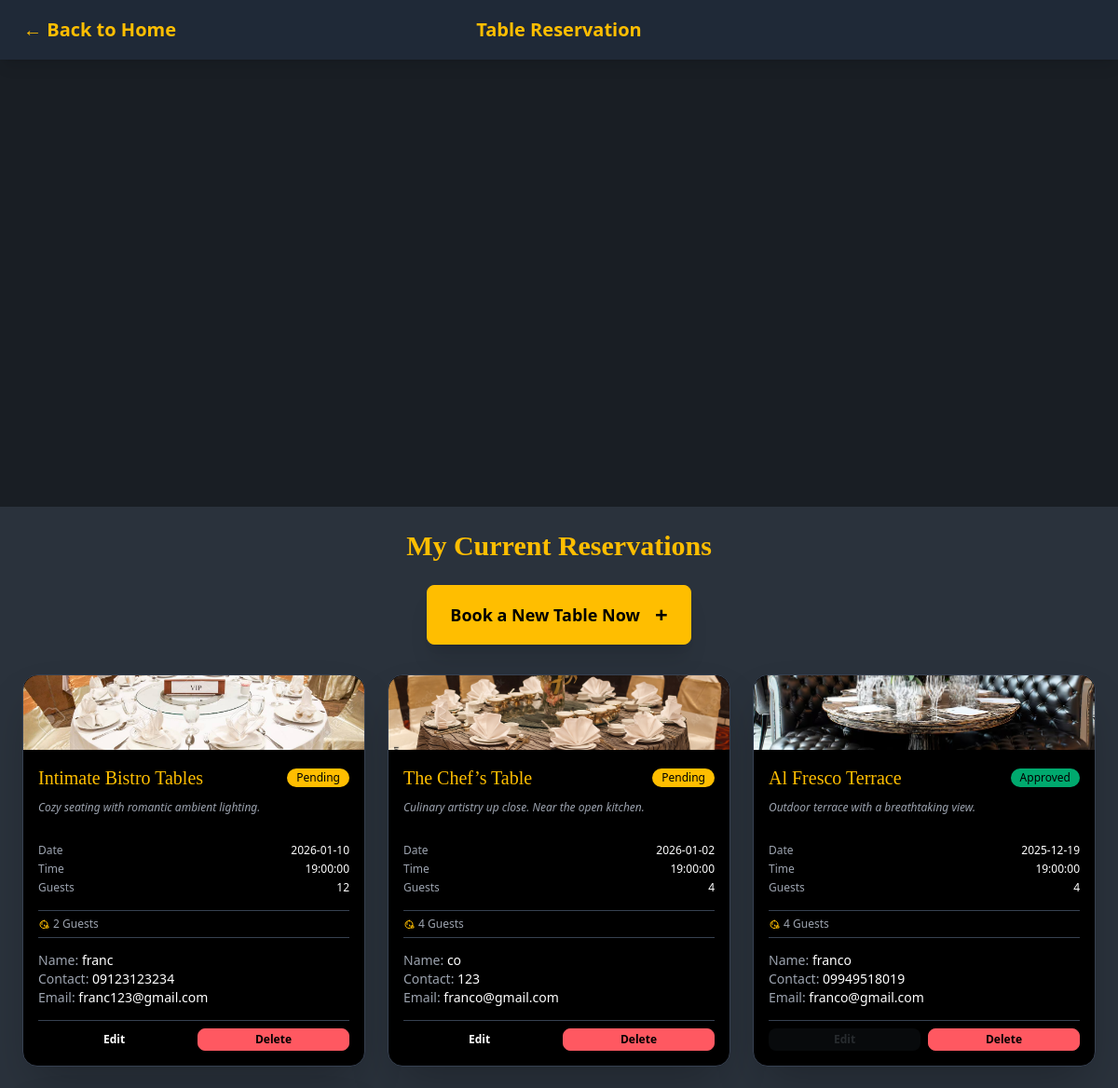
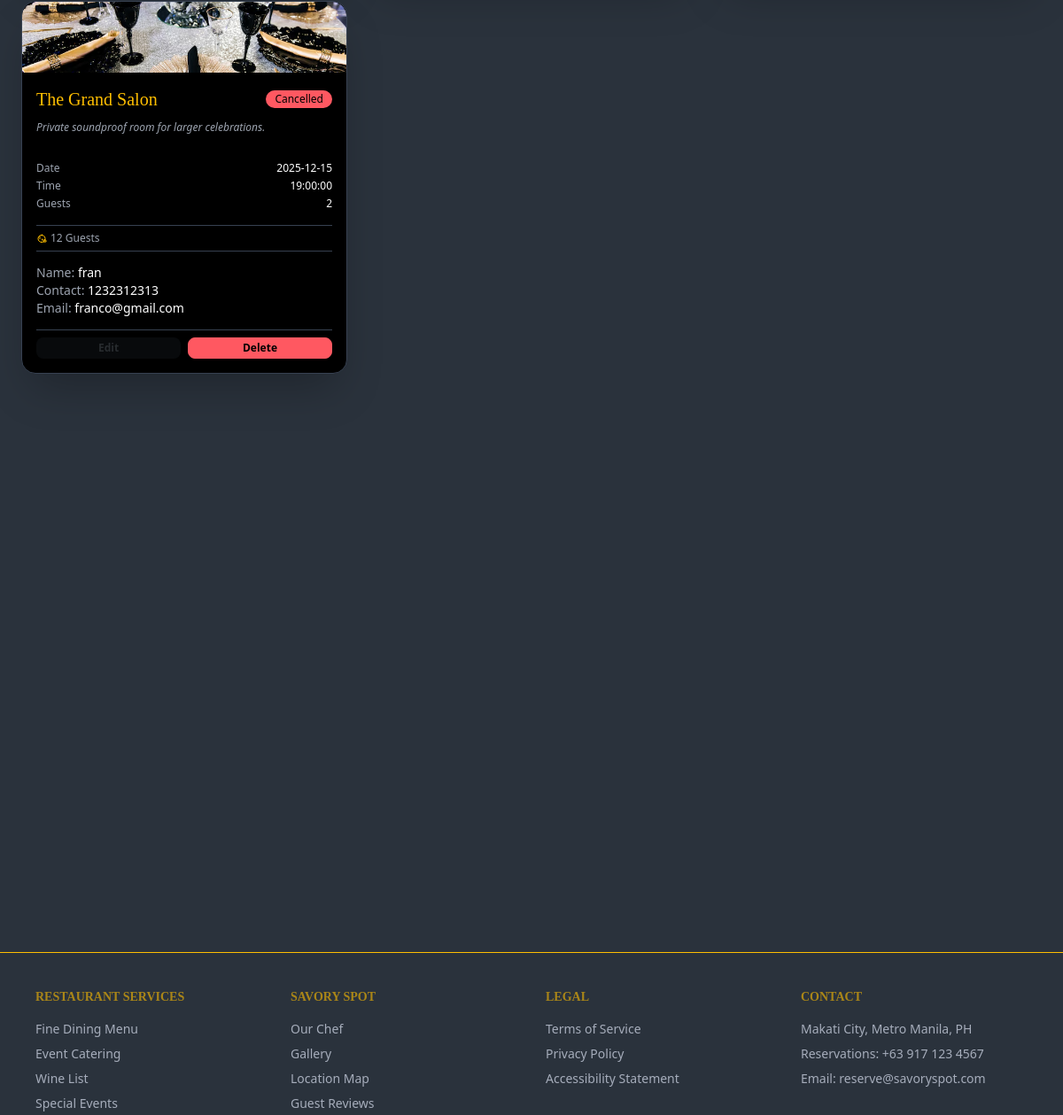
The app's page /pages/reservations.php (signed in) with its own data (2 pictures, top to bottom).
### tables this page shows
CREATE TABLE `reservations` (
  `date` date NOT NULL,
  `time` time NOT NULL,
  `name` varchar(200) NOT NULL,
  `email` varchar(150) NOT NULL,
  `contact` varchar(20) NOT NULL,
  `guests` int(11) NOT NULL,
  `table_type` varchar(100) NOT NULL,
  `status` varchar(20) NOT NULL,
  `id` int(11) NOT NULL,
  `user_id` int(11) NOT NULL
);

### pages/reservations.php (the view, shortened to what this page needs)
<?php
$current_user_id = $_SESSION['user_id'];
require_once('../handlers/database.php');
$dining_areas = [
    ['title'=>'The Chef’s Table','capacity'=>4,'description'=>'Culinary artistry up close. Near the open kitchen.','image'=>'../assets/table1.jpg'],
    ['title'=>'Intimate Bistro Tables','capacity'=>2,'description'=>'Cozy seating with romantic ambient lighting.','image'=>'../assets/table2.jpg'],
    ['title'=>'The Grand Salon','capacity'=>12,'description'=>'Private soundproof room for larger celebrations.','image'=>'../assets/table3.jpg'],
    ['title'=>'Al Fresco Terrace','capacity'=>4,'description'=>'Outdoor terrace with a breathtaking view.','image'=>'../assets/table4.jpg'],
    ['title'=>'Main Dining Hall','capacity'=>4,'description'=>'Comfortable and versatile standard seating.','image'=>'../assets/table5.jpg'],
];
$reservations = [];
$sql_select = "SELECT * FROM reservations WHERE user_id = ? ORDER BY date DESC, time DESC";
$stmt_select = $conn->prepare($sql_select);
$stmt_select->bind_param("i", $current_user_id);
$stmt_select->execute();
$result = $stmt_select->get_result();
if ($result && $result->num_rows > 0) {
    while ($row = $result->fetch_assoc()) {
        $reservations[] = $row;
    }
}
?>
<!DOCTYPE html>
<html lang="en" autocomplete="off">
<head>
<link href="https://cdn.jsdelivr.net/npm/daisyui@4.10.2/dist/full.min.css" rel="stylesheet">
<script src="https://cdn.tailwindcss.com"></script>
</head>
<body class="bg-neutral text-white" data-theme="dark">
<div class="navbar shadow-lg">
    <div class="navbar-start">
        <a href="home.php" class="btn btn-ghost text-xl text-warning">← Back to Home</a>
    </div>
    <div class="navbar-center">
        <span class="text-xl text-warning font-bold">Table Reservation</span>
    </div>
</div>
<div class="slideshow-container">
    <div class="slideshow-overlay"></div>
</div>
<main class="px-4 py-6 flex flex-col items-center min-h-[70vh]">
    <section class="w-full max-w-6xl">
        <h2 class="text-3xl font-serif font-bold text-center text-warning mb-6">My Current Reservations</h2>
        <div class="flex justify-center mb-8">
            <button class="btn btn-warning btn-lg shadow-xl" onclick="openCreateModal()">
                Book a New Table Now <span class="ml-2 text-2xl">+</span>
            </button>
        </div>
        <?php if (!empty($reservations)):  ?>
            <div class="grid grid-cols-1 md:grid-cols-2 lg:grid-cols-3 gap-6">
                <?php foreach ($reservations as $res):  ?>
                    <?php
                        $area = array_filter($dining_areas, fn($a) => $a['title'] === $res['table_type']);
                        $area = reset($area) ?: [
                            'title' => $res['table_type'],
                            'description' => 'Reserved table',
                            'capacity' => 4,
                            'image' => '../assets/table5.jpg'
                        ];
                        $status = $res['status'] ?? 'Pending';
                        $badge_class = $status === 'Approved' ? 'badge-success' : ($status === 'Cancelled' ? 'badge-error' : 'badge-warning');
                        $is_editable = $status === 'Pending';
                    ?>
                    <div class="card w-full bg-black shadow-2xl overflow-hidden transition-all duration-500 hover:shadow-[0_0_40px_rgba(255,193,7,0.3)] border border-gray-700 compressed-card">
                        <figure class="h-20">
                            <img src="<?= htmlspecialchars($area['image']) ?>" alt="<?= htmlspecialchars($area['title']) ?>" class="w-full h-full object-cover transition-transform duration-500 hover:scale-105"/>
                        </figure>
                        <div class="card-body p-4">
                            <div class="flex justify-between items-start">
                                <h2 class="card-title text-lg font-serif font-normal text-warning">
                                    <?= htmlspecialchars($area['title']) ?>
                                </h2>
                                <div class="badge <?= $badge_class ?> text-xs mt-1"><?= htmlspecialchars($status) ?></div>
                            </div>
                            <p class="text-sm text-gray-400 mb-2 font-light italic h-8">
                                <?= htmlspecialchars($area['description']) ?>
                            </p>
                            <div class="text-xs space-y-1 mb-2">
                                <div class="flex justify-between">
                                    <span class="text-gray-400">Date</span>
                                    <span class="font-medium"><?= htmlspecialchars($res['date']) ?></span>
                                </div>
                                <div class="flex justify-between">
                                    <span class="text-gray-400">Time</span>
                                    <span class="font-medium"><?= htmlspecialchars($res['time']) ?></span>
                                </div>
                                <div class="flex justify-between">
                                    <span class="text-gray-400">Guests</span>
                                    <span class="font-medium"><?= htmlspecialchars($res['guests']) ?></span>
                                </div>
                            </div>
                            <div class="flex justify-between items-center border-t border-b border-gray-700 py-1">
                                <div class="flex items-center text-sm text-gray-400">
                                    <?= $area['capacity'] ?> Guests
                                </div>
                            </div>
                            <div class="space-y-1 mt-2">
                                <p class="text-xs"><span class="text-gray-400">Name:</span> <span class="font-medium"><?= htmlspecialchars($res['name']) ?></span></p>
                                <p class="text-xs"><span class="text-gray-400">Contact:</span> <span class="font-medium"><?= htmlspecialchars($res['contact']) ?></span></p>
                                <p class="text-xs break-words"><span class="text-gray-400">Email:</span> <span class="font-medium"><?= htmlspecialchars($res['email']) ?></span></p>
                            </div>
                            <div class="flex gap-2 pt-2 mt-2 border-t border-gray-700">
                                <button type="button" class="btn btn-xs btn-ghost flex-1" onclick="openEditModal(<?= $res['id'] ?>)" <?= $is_editable ? '' : 'disabled' ?>>Edit</button>
                                <button type="button" class="btn btn-xs btn-error w-full flex-1" onclick="openDeleteModal(<?= $res['id'] ?>)">Delete</button>
                            </div>
                        </div>
                    </div>
                <?php endforeach; ?>
            </div>
        <?php endif; ?>
    </section>
</main>
<footer id="contact" class="footer p-10 bg-neutral text-neutral-content grid grid-cols-2 sm:grid-cols-4 md:grid-cols-4 gap-8 border-t border-warning">
    <nav>
        <h6 class="footer-title text-warning font-serif">Restaurant Services</h6>
        <a class="link link-hover">Fine Dining Menu</a>
        <a class="link link-hover">Event Catering</a>
        <a class="link link-hover">Wine List</a>
        <a class="link link-hover">Special Events</a>
    </nav>
    <nav>
        <h6 class="footer-title text-warning font-serif">Savory Spot</h6>
        <a class="link link-hover">Our Chef</a>
        <a class="link link-hover">Gallery</a>
        <a class="link link-hover">Location Map</a>
        <a class="link link-hover">Guest Reviews</a>
    </nav>
    <nav>
        <h6 class="footer-title text-warning font-serif">Legal</h6>
        <a class="link link-hover">Terms of Service</a>
        <a class="link link-hover">Privacy Policy</a>
        <a class="link link-hover">Accessibility Statement</a>
    </nav>
    <nav>
        <h6 class="footer-title text-warning font-serif">Contact</h6>
        <p>Makati City, Metro Manila, PH</p>
        <p>Reservations: +63 917 123 4567</p>
        <p>Email: reserve@savoryspot.com</p>
    </nav>
</footer>
</body>
</html>

### pages/reservations.php (style rules this page uses)
.navbar { position: sticky; top: 0; z-index: 50; background-color: #1f2937; display: flex; justify-content: space-between; align-items: center; }
.slideshow-container { position: relative; width: 100%; height: 40vh; overflow: hidden; }
@media (min-width: 768px) { .slideshow-container { height: 60vh; } }
.slideshow-overlay { position: absolute; inset: 0; background: rgba(0, 0, 0, 0.4); z-index: 1; }
.compressed-card .card-body { padding: 1rem; }
.compressed-card .card-title { font-size: 1.25rem; }
.compressed-card p { font-size: 0.875rem; }
.compressed-card .text-sm { font-size: 0.75rem; }
.compressed-card figure { height: 80px; }
.compressed-card .space-y-1 div { display: flex; justify-content: space-between; }
.compressed-card .flex.gap-2 { padding-top: 0.5rem; margin-top: 0.5rem; }

### records on screen
reservations: shows a picture, title "Intimate Bistro Tables", status "Pending", description "Cozy seating with romantic ambient lighting.", date "2026-01-10", time "19:00:00", guests "12", capacity "2", name "franc", contact "09123123234", email "franc123@gmail.com"
reservations: shows a picture, table_type "The Chef’s Table", status "Pending", description "Culinary artistry up close. Near the open kitchen.", date "2026-01-02", time "19:00:00", guests "4", name "co", contact "123", email "franco@gmail.com"
reservations: shows a picture, table_type "Al Fresco Terrace", status "Approved", description "Outdoor terrace with a breathtaking view.", date "2025-12-19", time "19:00:00", guests "4", name "franco", contact "09949518019", email "franco@gmail.com"
reservations: shows a picture, title "The Grand Salon", status "Cancelled", description "Private soundproof room for larger celebrations.", date "2025-12-15", time "19:00:00", guests "2", capacity "12", name "fran", contact "1232312313", email "franco@gmail.com"
